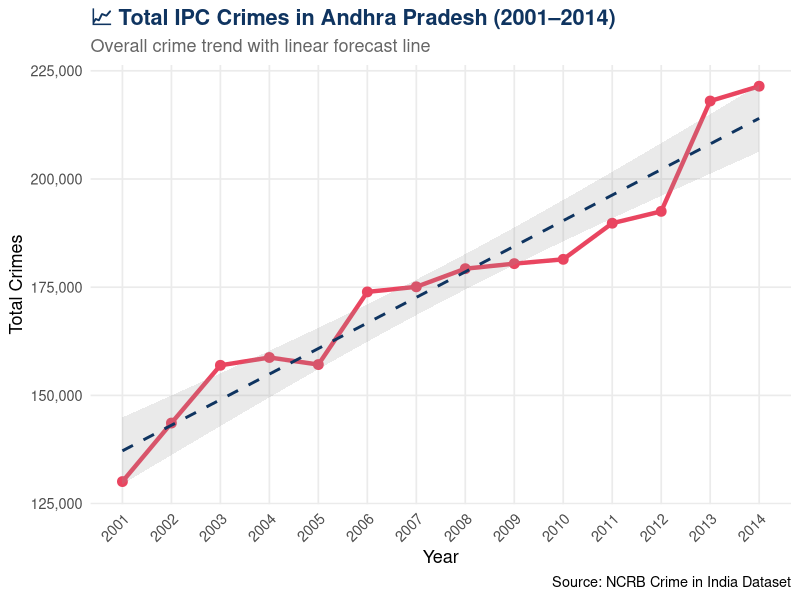
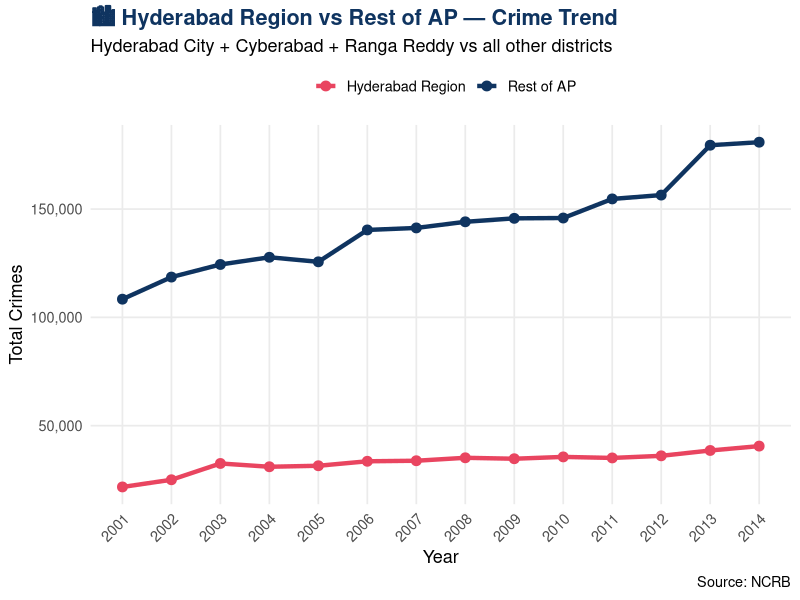
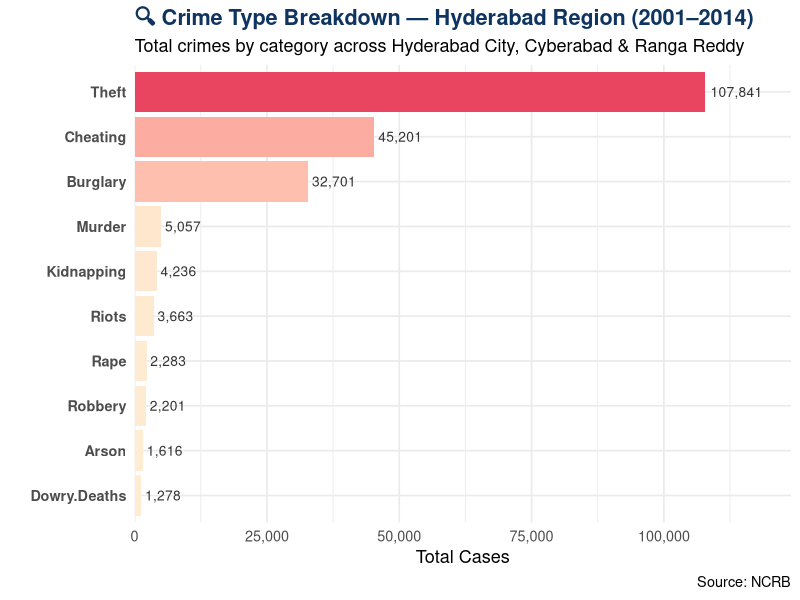
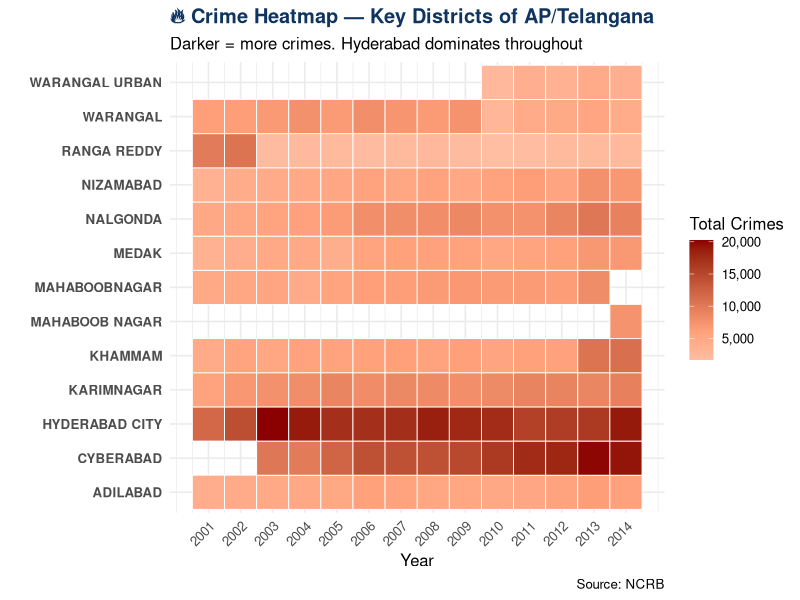
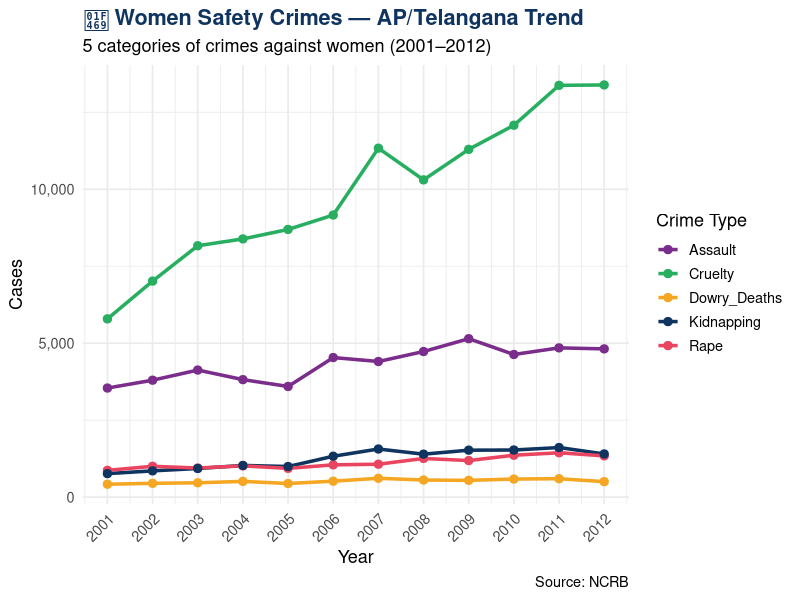
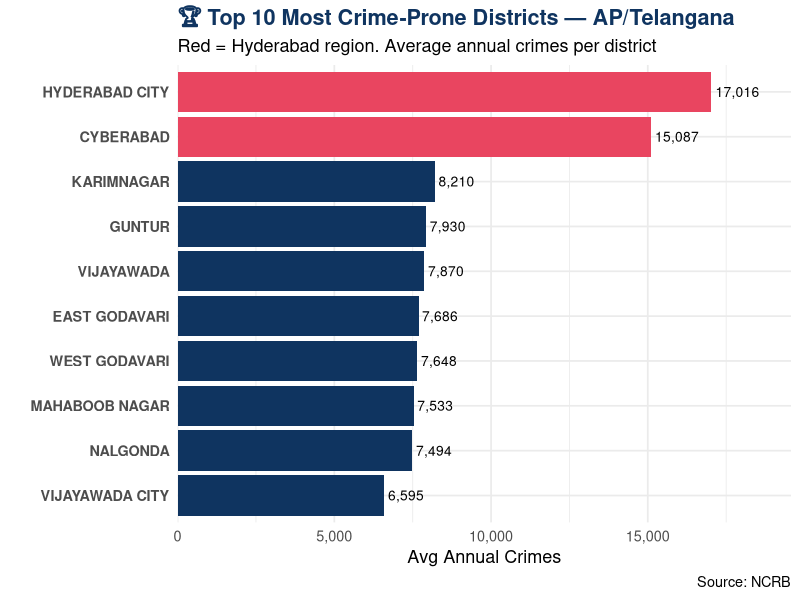
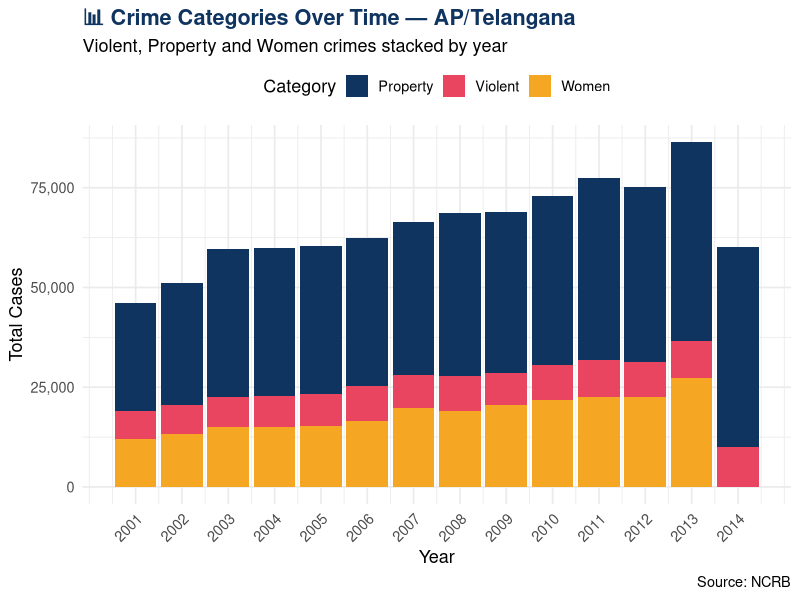
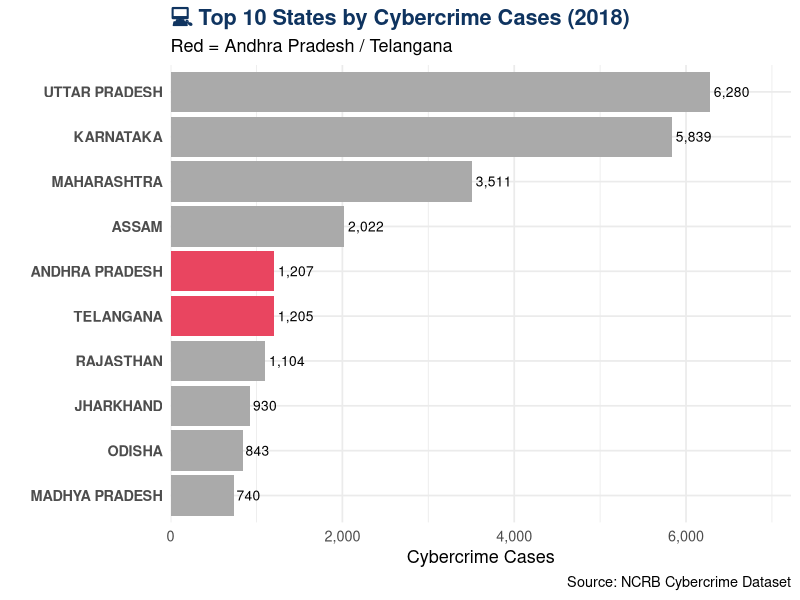

Here is the R script that generated these plots, in order:
# ============================================================
# 02_visualizations.R
# Project: Urban Crime Pattern Explorer — Hyderabad/AP Focus
# Phase 3: Visualizations
# ============================================================

library(dplyr)
library(ggplot2)
library(tidyr)
library(stringr)
library(scales)

# ── LOAD CLEANED DATA ────────────────────────────────────────

ap_crime    <- read.csv("data/cleaned/ap_crime_clean.csv")
women_clean <- read.csv("data/cleaned/women_crime_clean.csv")
cyber_clean <- read.csv("data/cleaned/cyber_clean.csv")

dir.create("plots", showWarnings = FALSE)

cat("✅ Data loaded!\n")

# ── HELPER: Hyderabad districts ──────────────────────────────

hyd_districts <- c("HYDERABAD CITY", "CYBERABAD", "RANGA REDDY")

# ============================================================
# PLOT 1: Total IPC Crimes Trend — AP Overall (2001–2014)
# ============================================================

trend_data <- ap_crime %>%
  filter(!str_detect(DISTRICT, "TOTAL|ZZ")) %>%
  group_by(YEAR) %>%
  summarise(TOTAL = sum(TOTAL.IPC.CRIMES, na.rm = TRUE))

p1 <- ggplot(trend_data, aes(x = YEAR, y = TOTAL)) +
  geom_line(color = "#e94560", size = 1.5) +
  geom_point(color = "#e94560", size = 3) +
  geom_smooth(method = "lm", se = TRUE, color = "#0f3460", linetype = "dashed", alpha = 0.2) +
  scale_y_continuous(labels = comma) +
  scale_x_continuous(breaks = 2001:2014) +
  labs(
    title    = "📈 Total IPC Crimes in Andhra Pradesh (2001–2014)",
    subtitle = "Overall crime trend with linear forecast line",
    x        = "Year",
    y        = "Total Crimes",
    caption  = "Source: NCRB Crime in India Dataset"
  ) +
  theme_minimal(base_size = 13) +
  theme(
    plot.title    = element_text(face = "bold", color = "#0f3460"),
    plot.subtitle = element_text(color = "#666666"),
    axis.text.x   = element_text(angle = 45, hjust = 1),
    panel.grid.minor = element_blank()
  )

ggsave("plots/01_crime_trend.png", p1, width = 10, height = 6, dpi = 150)
cat("✅ Plot 1 saved: Overall crime trend\n")

# ============================================================
# PLOT 2: Hyderabad vs Rest of AP — Crime Comparison
# ============================================================

hyd_vs_ap <- ap_crime %>%
  filter(!str_detect(DISTRICT, "TOTAL|ZZ")) %>%
  mutate(REGION = ifelse(DISTRICT %in% hyd_districts, "Hyderabad Region", "Rest of AP")) %>%
  group_by(YEAR, REGION) %>%
  summarise(TOTAL = sum(TOTAL.IPC.CRIMES, na.rm = TRUE), .groups = "drop")

p2 <- ggplot(hyd_vs_ap, aes(x = YEAR, y = TOTAL, color = REGION, group = REGION)) +
  geom_line(size = 1.5) +
  geom_point(size = 3) +
  scale_color_manual(values = c("Hyderabad Region" = "#e94560", "Rest of AP" = "#0f3460")) +
  scale_y_continuous(labels = comma) +
  scale_x_continuous(breaks = 2001:2014) +
  labs(
    title    = "🏙️ Hyderabad Region vs Rest of AP — Crime Trend",
    subtitle = "Hyderabad City + Cyberabad + Ranga Reddy vs all other districts",
    x        = "Year", y = "Total Crimes", color = "",
    caption  = "Source: NCRB"
  ) +
  theme_minimal(base_size = 13) +
  theme(
    plot.title    = element_text(face = "bold", color = "#0f3460"),
    legend.position = "top",
    axis.text.x   = element_text(angle = 45, hjust = 1),
    panel.grid.minor = element_blank()
  )

ggsave("plots/02_hyd_vs_ap.png", p2, width = 10, height = 6, dpi = 150)
cat("✅ Plot 2 saved: Hyderabad vs Rest of AP\n")

# ============================================================
# PLOT 3: Crime Type Breakdown — Hyderabad Region
# ============================================================

hyd_crimes <- ap_crime %>%
  filter(DISTRICT %in% hyd_districts,
         !str_detect(DISTRICT, "TOTAL|ZZ")) %>%
  summarise(
    Murder          = sum(MURDER,          na.rm = TRUE),
    Rape            = sum(RAPE,            na.rm = TRUE),
    Kidnapping      = sum(KIDNAPPING...ABDUCTION, na.rm = TRUE),
    Robbery         = sum(ROBBERY,         na.rm = TRUE),
    Burglary        = sum(BURGLARY,        na.rm = TRUE),
    Theft           = sum(THEFT,           na.rm = TRUE),
    Riots           = sum(RIOTS,           na.rm = TRUE),
    Cheating        = sum(CHEATING,        na.rm = TRUE),
    Dowry.Deaths    = sum(DOWRY.DEATHS,    na.rm = TRUE),
    Arson           = sum(ARSON,           na.rm = TRUE)
  ) %>%
  pivot_longer(everything(), names_to = "Crime_Type", values_to = "Count") %>%
  arrange(desc(Count))

p3 <- ggplot(hyd_crimes, aes(x = reorder(Crime_Type, Count), y = Count, fill = Count)) +
  geom_col(show.legend = FALSE) +
  geom_text(aes(label = comma(Count)), hjust = -0.1, size = 3.5, color = "#333333") +
  coord_flip() +
  scale_fill_gradient(low = "#ffecd2", high = "#e94560") +
  scale_y_continuous(labels = comma, expand = expansion(mult = c(0, 0.15))) +
  labs(
    title    = "🔍 Crime Type Breakdown — Hyderabad Region (2001–2014)",
    subtitle = "Total crimes by category across Hyderabad City, Cyberabad & Ranga Reddy",
    x        = "", y = "Total Cases",
    caption  = "Source: NCRB"
  ) +
  theme_minimal(base_size = 13) +
  theme(
    plot.title  = element_text(face = "bold", color = "#0f3460"),
    axis.text.y = element_text(face = "bold")
  )

ggsave("plots/03_crime_type_breakdown.png", p3, width = 10, height = 7, dpi = 150)
cat("✅ Plot 3 saved: Crime type breakdown\n")

# ============================================================
# PLOT 4: Heatmap — Crime by District and Year
# ============================================================

heatmap_data <- ap_crime %>%
  filter(!str_detect(DISTRICT, "TOTAL|ZZ|RLY|RAILWAY")) %>%
  filter(DISTRICT %in% c(
    "HYDERABAD CITY", "CYBERABAD", "RANGA REDDY",
    "WARANGAL", "WARANGAL URBAN", "KARIMNAGAR",
    "NALGONDA", "NIZAMABAD", "ADILABAD", "KHAMMAM",
    "MEDAK", "MAHABOOBNAGAR", "MAHABOOB NAGAR"
  )) %>%
  group_by(DISTRICT, YEAR) %>%
  summarise(TOTAL = sum(TOTAL.IPC.CRIMES, na.rm = TRUE), .groups = "drop")

p4 <- ggplot(heatmap_data, aes(x = YEAR, y = DISTRICT, fill = TOTAL)) +
  geom_tile(color = "white", size = 0.3) +
  scale_fill_gradient2(
    low      = "#f8f9fa",
    mid      = "#ffa07a",
    high     = "#8b0000",
    midpoint = median(heatmap_data$TOTAL, na.rm = TRUE),
    labels   = comma
  ) +
  scale_x_continuous(breaks = 2001:2014) +
  labs(
    title    = "🔥 Crime Heatmap — Key Districts of AP/Telangana",
    subtitle = "Darker = more crimes. Hyderabad dominates throughout",
    x        = "Year", y        = "",
    fill     = "Total Crimes",
    caption  = "Source: NCRB"
  ) +
  theme_minimal(base_size = 12) +
  theme(
    plot.title   = element_text(face = "bold", color = "#0f3460"),
    axis.text.x  = element_text(angle = 45, hjust = 1),
    axis.text.y  = element_text(face = "bold"),
    legend.position = "right"
  )

ggsave("plots/04_heatmap_district_year.png", p4, width = 12, height = 7, dpi = 150)
cat("✅ Plot 4 saved: District-year heatmap\n")

# ============================================================
# PLOT 5: Women Safety — Trend Over Years
# ============================================================

women_trend <- women_clean %>%
  filter(!str_detect(DISTRICT, "TOTAL|ZZ")) %>%
  group_by(Year) %>%
  summarise(
    Rape             = sum(Rape,             na.rm = TRUE),
    Kidnapping       = sum(Kidnapping.and.Abduction, na.rm = TRUE),
    Dowry_Deaths     = sum(Dowry.Deaths,     na.rm = TRUE),
    Assault          = sum(Assault.on.women.with.intent.to.outrage.her.modesty, na.rm = TRUE),
    Cruelty          = sum(Cruelty.by.Husband.or.his.Relatives, na.rm = TRUE)
  ) %>%
  pivot_longer(-Year, names_to = "Crime_Type", values_to = "Count")

p5 <- ggplot(women_trend, aes(x = Year, y = Count, color = Crime_Type, group = Crime_Type)) +
  geom_line(size = 1.2) +
  geom_point(size = 2.5) +
  scale_color_manual(values = c(
    "Rape"         = "#e94560",
    "Kidnapping"   = "#0f3460",
    "Dowry_Deaths" = "#f5a623",
    "Assault"      = "#7b2d8b",
    "Cruelty"      = "#27ae60"
  )) +
  scale_x_continuous(breaks = seq(2001, 2012, 1)) +
  scale_y_continuous(labels = comma) +
  labs(
    title    = "👩 Women Safety Crimes — AP/Telangana Trend",
    subtitle = "5 categories of crimes against women (2001–2012)",
    x        = "Year", y = "Cases", color = "Crime Type",
    caption  = "Source: NCRB"
  ) +
  theme_minimal(base_size = 13) +
  theme(
    plot.title      = element_text(face = "bold", color = "#0f3460"),
    legend.position = "right",
    axis.text.x     = element_text(angle = 45, hjust = 1)
  )

ggsave("plots/05_women_safety_trend.png", p5, width = 11, height = 6, dpi = 150)
cat("✅ Plot 5 saved: Women safety trend\n")

# ============================================================
# PLOT 6: Top 10 Most Dangerous Districts (avg crimes/year)
# ============================================================

top_districts <- ap_crime %>%
  filter(!str_detect(DISTRICT, "TOTAL|ZZ|RLY|RAILWAY")) %>%
  group_by(DISTRICT) %>%
  summarise(AVG_CRIMES = mean(TOTAL.IPC.CRIMES, na.rm = TRUE)) %>%
  arrange(desc(AVG_CRIMES)) %>%
  slice_head(n = 10) %>%
  mutate(IS_HYD = DISTRICT %in% hyd_districts)

p6 <- ggplot(top_districts, aes(x = reorder(DISTRICT, AVG_CRIMES),
                                y = AVG_CRIMES, fill = IS_HYD)) +
  geom_col(show.legend = FALSE) +
  geom_text(aes(label = comma(round(AVG_CRIMES))),
            hjust = -0.1, size = 3.5) +
  coord_flip() +
  scale_fill_manual(values = c("TRUE" = "#e94560", "FALSE" = "#0f3460")) +
  scale_y_continuous(labels = comma, expand = expansion(mult = c(0, 0.15))) +
  labs(
    title    = "🏆 Top 10 Most Crime-Prone Districts — AP/Telangana",
    subtitle = "Red = Hyderabad region. Average annual crimes per district",
    x        = "", y = "Avg Annual Crimes",
    caption  = "Source: NCRB"
  ) +
  theme_minimal(base_size = 13) +
  theme(
    plot.title  = element_text(face = "bold", color = "#0f3460"),
    axis.text.y = element_text(face = "bold")
  )

ggsave("plots/06_top10_districts.png", p6, width = 10, height = 7, dpi = 150)
cat("✅ Plot 6 saved: Top 10 districts\n")

# ============================================================
# PLOT 7: Violent vs Property vs Women Crimes — Stacked Bar
# ============================================================

crime_category <- ap_crime %>%
  filter(!str_detect(DISTRICT, "TOTAL|ZZ")) %>%
  group_by(YEAR) %>%
  summarise(
    Violent  = sum(VIOLENT_CRIMES,  na.rm = TRUE),
    Property = sum(PROPERTY_CRIMES, na.rm = TRUE),
    Women    = sum(WOMEN_CRIMES,    na.rm = TRUE)
  ) %>%
  pivot_longer(-YEAR, names_to = "Category", values_to = "Count")

p7 <- ggplot(crime_category, aes(x = YEAR, y = Count, fill = Category)) +
  geom_col(position = "stack") +
  scale_fill_manual(values = c(
    "Violent"  = "#e94560",
    "Property" = "#0f3460",
    "Women"    = "#f5a623"
  )) +
  scale_y_continuous(labels = comma) +
  scale_x_continuous(breaks = 2001:2014) +
  labs(
    title    = "📊 Crime Categories Over Time — AP/Telangana",
    subtitle = "Violent, Property and Women crimes stacked by year",
    x        = "Year", y = "Total Cases", fill = "Category",
    caption  = "Source: NCRB"
  ) +
  theme_minimal(base_size = 13) +
  theme(
    plot.title      = element_text(face = "bold", color = "#0f3460"),
    legend.position = "top",
    axis.text.x     = element_text(angle = 45, hjust = 1)
  )

ggsave("plots/07_crime_categories_stacked.png", p7, width = 10, height = 6, dpi = 150)
cat("✅ Plot 7 saved: Crime categories stacked\n")

# ============================================================
# PLOT 8: Cybercrime — AP vs Telangana vs Top States
# ============================================================

cyber_plot <- cyber_clean %>%
  filter(!str_detect(STATE, "TOTAL")) %>%
  arrange(desc(crimes_2018)) %>%
  slice_head(n = 10) %>%
  mutate(IS_AP_TG = STATE %in% c("ANDHRA PRADESH", "TELANGANA"))

p8 <- ggplot(cyber_plot, aes(x = reorder(STATE, crimes_2018),
                             y = crimes_2018, fill = IS_AP_TG)) +
  geom_col(show.legend = FALSE) +
  geom_text(aes(label = comma(crimes_2018)), hjust = -0.1, size = 3.5) +
  coord_flip() +
  scale_fill_manual(values = c("TRUE" = "#e94560", "FALSE" = "#aaaaaa")) +
  scale_y_continuous(labels = comma, expand = expansion(mult = c(0, 0.15))) +
  labs(
    title    = "💻 Top 10 States by Cybercrime Cases (2018)",
    subtitle = "Red = Andhra Pradesh / Telangana",
    x        = "", y = "Cybercrime Cases",
    caption  = "Source: NCRB Cybercrime Dataset"
  ) +
  theme_minimal(base_size = 13) +
  theme(
    plot.title  = element_text(face = "bold", color = "#0f3460"),
    axis.text.y = element_text(face = "bold")
  )

ggsave("plots/08_cybercrime_states.png", p8, width = 10, height = 7, dpi = 150)
cat("✅ Plot 8 saved: Cybercrime by state\n")

# ── FINAL SUMMARY ────────────────────────────────────────────

cat("\n🎉 ALL 8 PLOTS SAVED to plots/ folder!\n")
cat("────────────────────────────────────────\n")
cat("01_crime_trend.png          — Overall AP trend\n")
cat("02_hyd_vs_ap.png            — Hyderabad vs Rest of AP\n")
cat("03_crime_type_breakdown.png — Crime types in Hyderabad\n")
cat("04_heatmap_district_year.png— District heatmap\n")
cat("05_women_safety_trend.png   — Women safety trends\n")
cat("06_top10_districts.png      — Most dangerous districts\n")
cat("07_crime_categories.png     — Stacked categories\n")
cat("08_cybercrime_states.png    — Cybercrime comparison\n")
